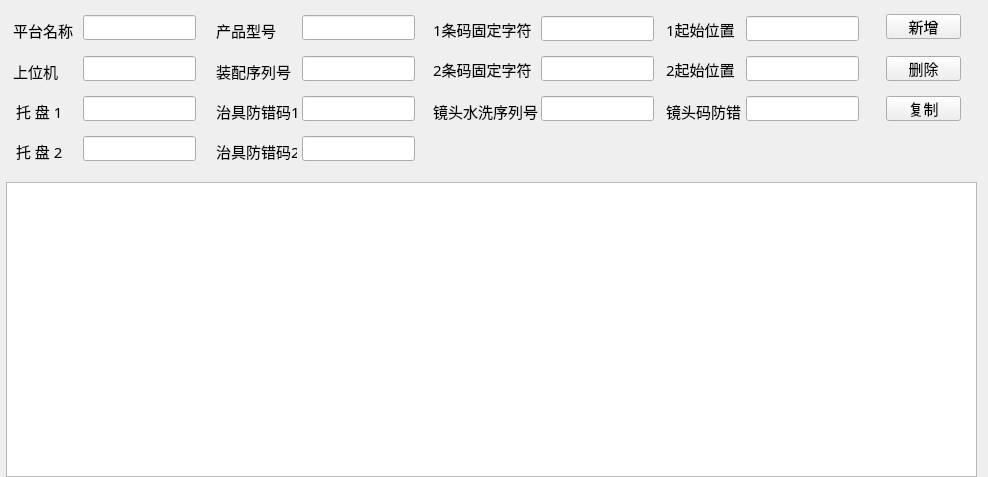
<?xml version="1.0" encoding="UTF-8"?>
<ui version="4.0">
 <class>WidgetMatrixCfg</class>
 <widget class="QWidget" name="WidgetMatrixCfg">
  <property name="geometry">
   <rect>
    <x>0</x>
    <y>0</y>
    <width>988</width>
    <height>477</height>
   </rect>
  </property>
  <property name="windowTitle">
   <string>Form</string>
  </property>
  <layout class="QGridLayout" name="gridLayout">
   <property name="leftMargin">
    <number>6</number>
   </property>
   <property name="topMargin">
    <number>6</number>
   </property>
   <property name="bottomMargin">
    <number>0</number>
   </property>
   <item row="0" column="0">
    <widget class="QWidget" name="widget" native="true">
     <property name="minimumSize">
      <size>
       <width>0</width>
       <height>170</height>
      </size>
     </property>
     <widget class="QLabel" name="label">
      <property name="geometry">
       <rect>
        <x>7</x>
        <y>9</y>
        <width>71</width>
        <height>31</height>
       </rect>
      </property>
      <property name="font">
       <font>
        <family>Agency FB</family>
        <pointsize>11</pointsize>
       </font>
      </property>
      <property name="text">
       <string>平台名称</string>
      </property>
     </widget>
     <widget class="QLineEdit" name="lineEdit_Platform">
      <property name="geometry">
       <rect>
        <x>77</x>
        <y>9</y>
        <width>113</width>
        <height>25</height>
       </rect>
      </property>
     </widget>
     <widget class="QLabel" name="label_2">
      <property name="geometry">
       <rect>
        <x>210</x>
        <y>50</y>
        <width>81</width>
        <height>31</height>
       </rect>
      </property>
      <property name="font">
       <font>
        <family>Agency FB</family>
        <pointsize>11</pointsize>
       </font>
      </property>
      <property name="text">
       <string>装配序列号</string>
      </property>
     </widget>
     <widget class="QLineEdit" name="lineEdit_ProductNo">
      <property name="geometry">
       <rect>
        <x>296</x>
        <y>50</y>
        <width>113</width>
        <height>25</height>
       </rect>
      </property>
      <property name="text">
       <string/>
      </property>
     </widget>
     <widget class="QLineEdit" name="lineEdit_productShow">
      <property name="geometry">
       <rect>
        <x>77</x>
        <y>50</y>
        <width>113</width>
        <height>25</height>
       </rect>
      </property>
     </widget>
     <widget class="QLabel" name="label_3">
      <property name="geometry">
       <rect>
        <x>7</x>
        <y>50</y>
        <width>81</width>
        <height>31</height>
       </rect>
      </property>
      <property name="font">
       <font>
        <family>Agency FB</family>
        <pointsize>11</pointsize>
       </font>
      </property>
      <property name="text">
       <string>上位机</string>
      </property>
     </widget>
     <widget class="QLineEdit" name="lineEdit_BarCodeLimit1">
      <property name="geometry">
       <rect>
        <x>535</x>
        <y>10</y>
        <width>113</width>
        <height>25</height>
       </rect>
      </property>
      <property name="text">
       <string/>
      </property>
     </widget>
     <widget class="QLabel" name="label_4">
      <property name="geometry">
       <rect>
        <x>210</x>
        <y>9</y>
        <width>71</width>
        <height>31</height>
       </rect>
      </property>
      <property name="font">
       <font>
        <family>Agency FB</family>
        <pointsize>11</pointsize>
       </font>
      </property>
      <property name="text">
       <string>产品型号</string>
      </property>
     </widget>
     <widget class="QLineEdit" name="lineEdit_productName">
      <property name="geometry">
       <rect>
        <x>296</x>
        <y>9</y>
        <width>113</width>
        <height>25</height>
       </rect>
      </property>
     </widget>
     <widget class="QLabel" name="label_6">
      <property name="geometry">
       <rect>
        <x>427</x>
        <y>8</y>
        <width>111</width>
        <height>31</height>
       </rect>
      </property>
      <property name="font">
       <font>
        <family>Agency FB</family>
        <pointsize>11</pointsize>
       </font>
      </property>
      <property name="text">
       <string>1条码固定字符</string>
      </property>
     </widget>
     <widget class="QPushButton" name="btnNewMatrix">
      <property name="geometry">
       <rect>
        <x>880</x>
        <y>8</y>
        <width>75</width>
        <height>25</height>
       </rect>
      </property>
      <property name="font">
       <font>
        <family>Agency FB</family>
        <pointsize>11</pointsize>
       </font>
      </property>
      <property name="text">
       <string>新增</string>
      </property>
     </widget>
     <widget class="QPushButton" name="btnDeleteMatrix">
      <property name="geometry">
       <rect>
        <x>880</x>
        <y>50</y>
        <width>75</width>
        <height>25</height>
       </rect>
      </property>
      <property name="font">
       <font>
        <family>Agency FB</family>
        <pointsize>11</pointsize>
       </font>
      </property>
      <property name="text">
       <string>删除</string>
      </property>
     </widget>
     <widget class="QLabel" name="label_7">
      <property name="geometry">
       <rect>
        <x>660</x>
        <y>8</y>
        <width>81</width>
        <height>31</height>
       </rect>
      </property>
      <property name="font">
       <font>
        <family>Agency FB</family>
        <pointsize>11</pointsize>
       </font>
      </property>
      <property name="text">
       <string>1起始位置</string>
      </property>
     </widget>
     <widget class="QLineEdit" name="lineEdit_BarCodeStartPos1">
      <property name="geometry">
       <rect>
        <x>740</x>
        <y>10</y>
        <width>113</width>
        <height>25</height>
       </rect>
      </property>
     </widget>
     <widget class="QLabel" name="label_8">
      <property name="geometry">
       <rect>
        <x>427</x>
        <y>48</y>
        <width>111</width>
        <height>31</height>
       </rect>
      </property>
      <property name="font">
       <font>
        <family>Agency FB</family>
        <pointsize>11</pointsize>
       </font>
      </property>
      <property name="text">
       <string>2条码固定字符</string>
      </property>
     </widget>
     <widget class="QLabel" name="label_9">
      <property name="geometry">
       <rect>
        <x>660</x>
        <y>48</y>
        <width>81</width>
        <height>31</height>
       </rect>
      </property>
      <property name="font">
       <font>
        <family>Agency FB</family>
        <pointsize>11</pointsize>
       </font>
      </property>
      <property name="text">
       <string>2起始位置</string>
      </property>
     </widget>
     <widget class="QLineEdit" name="lineEdit_BarCodeLimit2">
      <property name="geometry">
       <rect>
        <x>535</x>
        <y>50</y>
        <width>113</width>
        <height>25</height>
       </rect>
      </property>
     </widget>
     <widget class="QLineEdit" name="lineEdit_BarCodeStartPos2">
      <property name="geometry">
       <rect>
        <x>740</x>
        <y>50</y>
        <width>113</width>
        <height>25</height>
       </rect>
      </property>
     </widget>
     <widget class="QLabel" name="label_5">
      <property name="geometry">
       <rect>
        <x>10</x>
        <y>90</y>
        <width>61</width>
        <height>31</height>
       </rect>
      </property>
      <property name="font">
       <font>
        <family>Agency FB</family>
        <pointsize>11</pointsize>
       </font>
      </property>
      <property name="text">
       <string>托 盘 1</string>
      </property>
     </widget>
     <widget class="QLineEdit" name="lineEdit_ProductFamily1">
      <property name="geometry">
       <rect>
        <x>77</x>
        <y>90</y>
        <width>113</width>
        <height>25</height>
       </rect>
      </property>
     </widget>
     <widget class="QLineEdit" name="lineEdit_FixtureSn1">
      <property name="geometry">
       <rect>
        <x>296</x>
        <y>90</y>
        <width>113</width>
        <height>25</height>
       </rect>
      </property>
     </widget>
     <widget class="QLabel" name="label_19">
      <property name="geometry">
       <rect>
        <x>210</x>
        <y>90</y>
        <width>81</width>
        <height>31</height>
       </rect>
      </property>
      <property name="font">
       <font>
        <family>Agency FB</family>
        <pointsize>11</pointsize>
       </font>
      </property>
      <property name="text">
       <string>治具防错码1</string>
      </property>
     </widget>
     <widget class="QLabel" name="label_20">
      <property name="geometry">
       <rect>
        <x>210</x>
        <y>130</y>
        <width>81</width>
        <height>31</height>
       </rect>
      </property>
      <property name="font">
       <font>
        <family>Agency FB</family>
        <pointsize>11</pointsize>
       </font>
      </property>
      <property name="text">
       <string>治具防错码2</string>
      </property>
     </widget>
     <widget class="QLineEdit" name="lineEdit_ProductFamily2">
      <property name="geometry">
       <rect>
        <x>77</x>
        <y>130</y>
        <width>113</width>
        <height>25</height>
       </rect>
      </property>
     </widget>
     <widget class="QLineEdit" name="lineEdit_FixtureSn2">
      <property name="geometry">
       <rect>
        <x>296</x>
        <y>130</y>
        <width>113</width>
        <height>25</height>
       </rect>
      </property>
     </widget>
     <widget class="QLabel" name="label_21">
      <property name="geometry">
       <rect>
        <x>10</x>
        <y>130</y>
        <width>61</width>
        <height>31</height>
       </rect>
      </property>
      <property name="font">
       <font>
        <family>Agency FB</family>
        <pointsize>11</pointsize>
       </font>
      </property>
      <property name="text">
       <string>托 盘 2</string>
      </property>
     </widget>
     <widget class="QLabel" name="label_22">
      <property name="geometry">
       <rect>
        <x>660</x>
        <y>90</y>
        <width>81</width>
        <height>31</height>
       </rect>
      </property>
      <property name="font">
       <font>
        <family>Agency FB</family>
        <pointsize>11</pointsize>
       </font>
      </property>
      <property name="text">
       <string>镜头码防错</string>
      </property>
     </widget>
     <widget class="QLineEdit" name="lineEdit_LensProductNo">
      <property name="geometry">
       <rect>
        <x>535</x>
        <y>90</y>
        <width>113</width>
        <height>25</height>
       </rect>
      </property>
     </widget>
     <widget class="QLineEdit" name="lineEdit_LensCodeEnable">
      <property name="geometry">
       <rect>
        <x>740</x>
        <y>90</y>
        <width>113</width>
        <height>25</height>
       </rect>
      </property>
     </widget>
     <widget class="QLabel" name="label_23">
      <property name="geometry">
       <rect>
        <x>427</x>
        <y>90</y>
        <width>111</width>
        <height>31</height>
       </rect>
      </property>
      <property name="font">
       <font>
        <family>Agency FB</family>
        <pointsize>11</pointsize>
       </font>
      </property>
      <property name="text">
       <string>镜头水洗序列号</string>
      </property>
     </widget>
     <widget class="QPushButton" name="btnDeleteMatrix_3">
      <property name="geometry">
       <rect>
        <x>880</x>
        <y>90</y>
        <width>75</width>
        <height>25</height>
       </rect>
      </property>
      <property name="font">
       <font>
        <family>Agency FB</family>
        <pointsize>11</pointsize>
       </font>
      </property>
      <property name="text">
       <string>复制</string>
      </property>
     </widget>
    </widget>
   </item>
   <item row="1" column="0">
    <widget class="QTableView" name="tableView"/>
   </item>
  </layout>
 </widget>
 <resources/>
 <connections/>
</ui>
